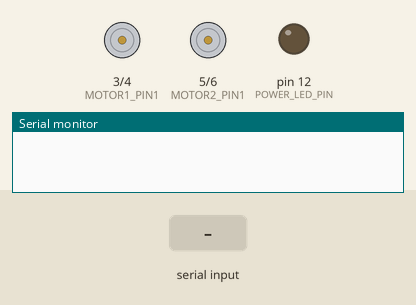
Recording of a sketch running on a simulated Arduino Uno, built with avr-gcc and run on an emulated ATmega328P. On the bench: motor-driver pin pairs drawn as motors (green arrow = first pin HIGH = forward, orange = second pin HIGH = backward, longer = more drive), output pins drawn as LEDs (lit = HIGH), the last lines printed to the serial monitor. The inputs (shaded band) are chosen by the test bench.

Above: at 1.2 s.
1.3 s: "o" received over Serial
At 2.3 s:
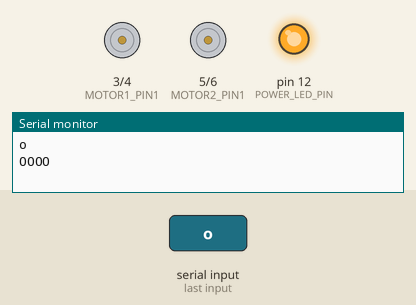
2.8 s: "0" received over Serial
At 3.5 s:
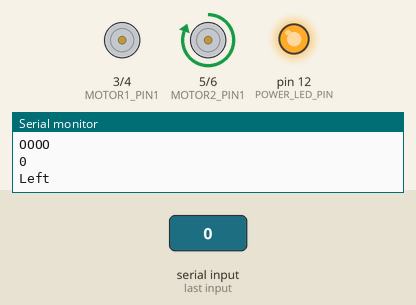
4.3 s: "2" received over Serial
At 4.6 s:
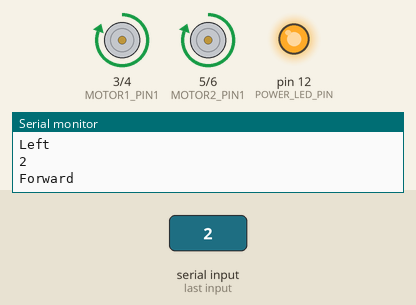
5.8 s: "4" received over Serial
At 7.0 s:
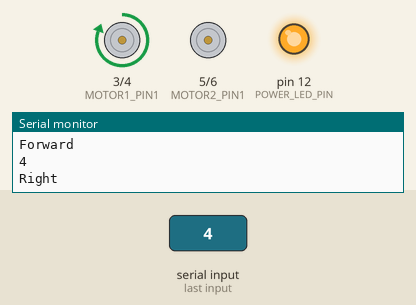
7.3 s: "6" received over Serial
At 8.1 s:
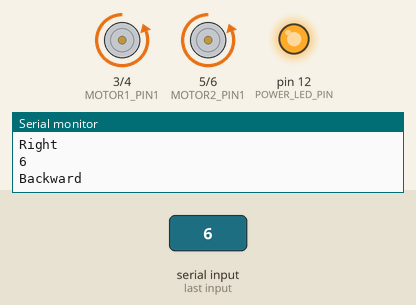
Timing chart, 0 to 9.8 s (numbered marks = the images above; inputs shaded):
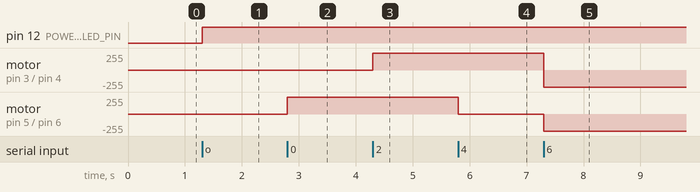

The sketch:

battleBot.ino
```cpp
/* Battle Bot
 *  Author: Afif Al Mamun
 *  Address: https://afifaniks.github.io
 *  Date: December 11, 2019
 */

int onState = 0;
int NUMBER_OF_MOTORS = 2;
int MOTOR1_PIN1 = 3;
int MOTOR1_PIN2 = 4;
int MOTOR2_PIN1 = 5;
int MOTOR2_PIN2 = 6;
int POWER_LED_PIN = 12;

void setup() {
  Serial.begin(9600);
  pinMode(MOTOR1_PIN1, OUTPUT);
  pinMode(MOTOR1_PIN2, OUTPUT);
  pinMode(MOTOR2_PIN1, OUTPUT);
  pinMode(MOTOR2_PIN2, OUTPUT);
  pinMode(POWER_LED_PIN, OUTPUT);

}

void loop() {
  // digitalWrite(POWER_LED_PIN, HIGH);
  if (Serial.available()) {
    char command = Serial.read();
        Serial.println(command);
    if (command == 'o') {
      Serial.println("OOOO");
      digitalWrite(POWER_LED_PIN, HIGH);
      delay(200);
      onState = 1;
    } else if (command == 'f') {
      digitalWrite(POWER_LED_PIN, LOW);
      onState = 0; // Resetting to neutral

      // Turning motors off
      for (int pin = 3; pin <= 6; pin++)
        digitalWrite(pin, LOW);
    }

    if (onState) {
      switch (command) {
        case '0':
          digitalWrite(MOTOR1_PIN1,0);
          digitalWrite(MOTOR1_PIN2,0);
          digitalWrite(MOTOR2_PIN1,1);
          digitalWrite(MOTOR2_PIN2,0);
          Serial.println("Left");
          break;
        case '2':
          // Forward
          digitalWrite(MOTOR1_PIN1,1);
          digitalWrite(MOTOR1_PIN2,0);
          digitalWrite(MOTOR2_PIN1,1);
          digitalWrite(MOTOR2_PIN2,0);
          Serial.println("Forward");
          break;
        case '4':
        // Right
          digitalWrite(MOTOR1_PIN1,1);
          digitalWrite(MOTOR1_PIN2,0);
          digitalWrite(MOTOR2_PIN1,0);
          digitalWrite(MOTOR2_PIN2,0);
          Serial.println("Right");
          break;
        case '6':
          // Backward
          digitalWrite(MOTOR1_PIN1,0);
          digitalWrite(MOTOR1_PIN2,1);
          digitalWrite(MOTOR2_PIN1,0);
          digitalWrite(MOTOR2_PIN2,1);
          Serial.println("Backward");
          break;
      }
    }
  }
}
```

Measured:
- after the input at 1.3 s, pin 12 (POWER_LED_PIN): LOW → HIGH at once
- after the input at 2.8 s, motor on pin 5 (MOTOR2_PIN1) / pin 6 (MOTOR2_PIN2): stopped → forward 255/255 at once
- after the input at 4.3 s, motor on pin 3 (MOTOR1_PIN1) / pin 4 (MOTOR1_PIN2): stopped → forward 255/255 at once
- after the input at 5.8 s, motor on pin 5 (MOTOR2_PIN1) / pin 6 (MOTOR2_PIN2): forward 255/255 → stopped at once
- after the input at 7.3 s, motor on pin 3 (MOTOR1_PIN1) / pin 4 (MOTOR1_PIN2): forward 255/255 → backward 255/255 at once; motor on pin 5 (MOTOR2_PIN1) / pin 6 (MOTOR2_PIN2): stopped → backward 255/255 at once
